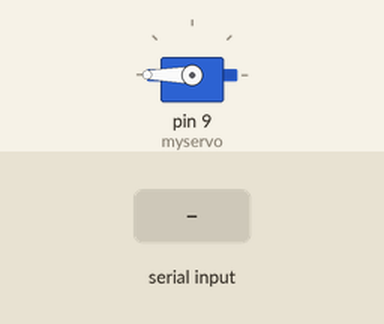
Bench run of a sketch on a simulated Arduino Uno, built with avr-gcc and run on an emulated ATmega328P. On the bench: servo. Inputs (shaded band) come from the test bench. What the sketch prints to the serial monitor is not drawn.

Above: at 1.2 s.
1.3 s: "c" received over Serial
Timing chart, 0 to 4.3 s (numbered marks = the images above; inputs shaded):
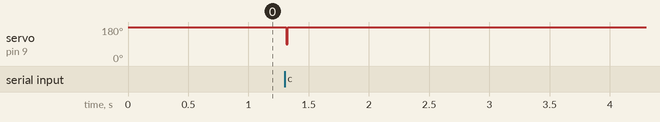

The sketch:

eepromReadServo2.ino
```cpp
/*
 Controlling a servo position using a potentiometer (variable resistor)
 by Michal Rinott <http://people.interaction-ivrea.it/m.rinott>

 modified on 8 Nov 2013
 by Scott Fitzgerald
 http://www.arduino.cc/en/Tutorial/Knob
*/

#include <Servo.h>
#include <EEPROM.h>

Servo myservo;  // create servo object to control a servo

int potpin = 0;  // analog pin used to connect the potentiometer
int val;    // variable to read the value from the analog pin

int address = 0;
byte value;

void setup()
{
  Serial.begin(9600);
  myservo.attach(9);  // attaches the servo on pin 9 to the servo object


}

void loop()
{
  // read a byte from the current address of the EEPROM
  value = EEPROM.read(address);

  Serial.print(address);
  Serial.print("\t");
  Serial.print(value, DEC);
  Serial.println();

  /***
    Advance to the next address, when at the end restart at the beginning.

    Larger AVR processors have larger EEPROM sizes, E.g:
    - Arduno Duemilanove: 512b EEPROM storage.
    - Arduino Uno:        1kb EEPROM storage.
    - Arduino Mega:       4kb EEPROM storage.

    Rather than hard-coding the length, you should use the pre-provided length function.
    This will make your code portable to all AVR processors.
  ***/
  address = address + 1;
  if(address == EEPROM.length())
    address = 0;

  /***
    As the EEPROM sizes are powers of two, wrapping (preventing overflow) of an
    EEPROM address is also doable by a bitwise and of the length - 1.

    ++address &= EEPROM.length() - 1;
  ***/
  value = map(value, 0, 255, 0, 180);     // scale it to use it with the servo (value between 0 and 180)
  myservo.write(value);

  delay(50);

//BUTTON SERIAL
 if (Serial.peek() == 'c') {
     val = analogRead(potpin);            // reads the value of the potentiometer (value between 0 and 1023)
     val = map(val, 0, 1023, 0, 180);     // scale it to use it with the servo (value between 0 and 180)
     myservo.write(val);                  // sets the servo position according to the scaled value
     Serial.println(val);
     delay(15);                           // waits for the servo to get there
    }
    else if (Serial.peek() == 'd')
    {
    Serial.read();
    delay(5000);
    }
    else if (Serial.peek() == 'a')
    {
    Serial.read();
    delay(5000);
    }
  while (Serial.available() > 0 ) {
    Serial.read();
    }
}
```

Measured:
- after the input at 1.3 s, servo on pin 9 (myservo): 180° → 90° at once, → 180° 0.02 s later
